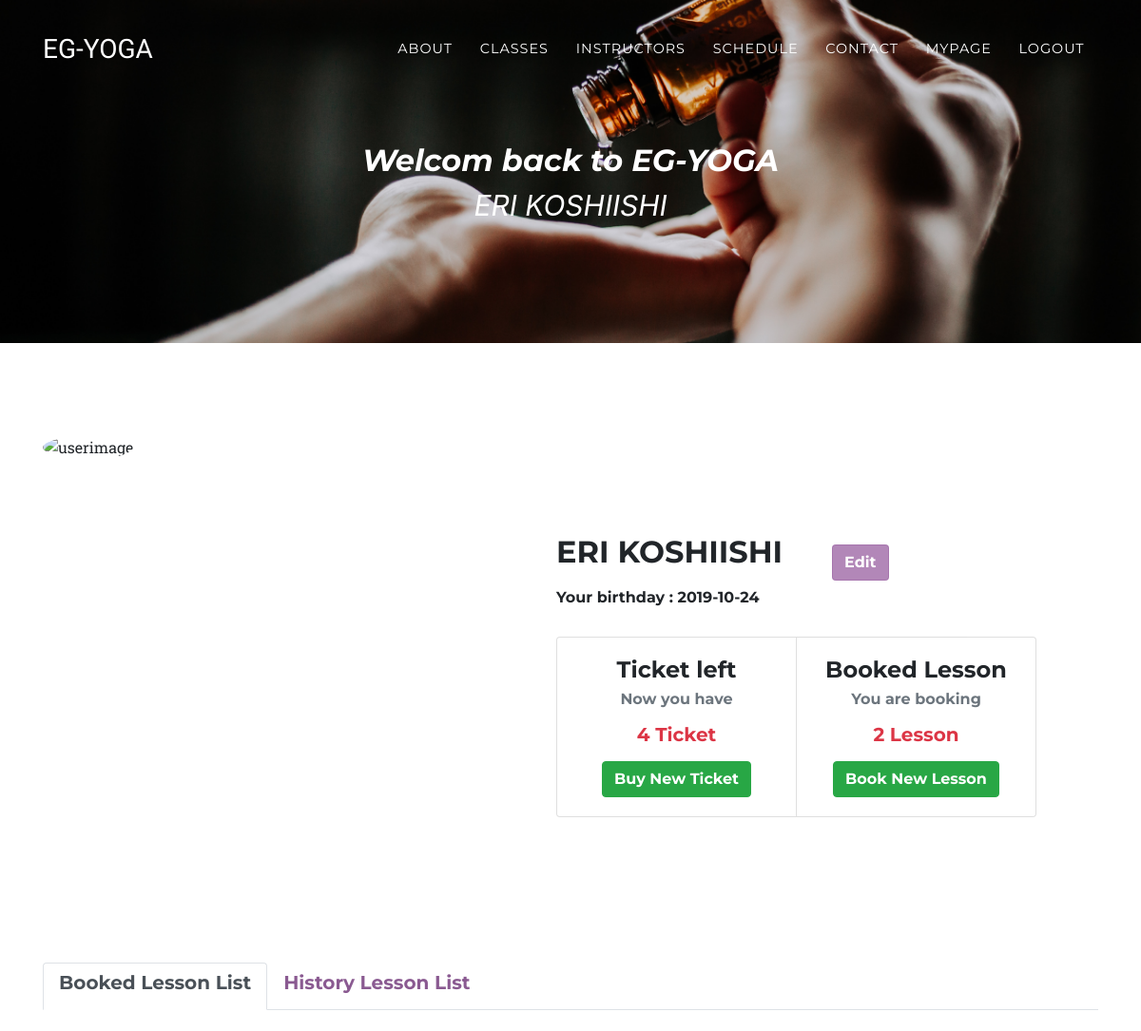
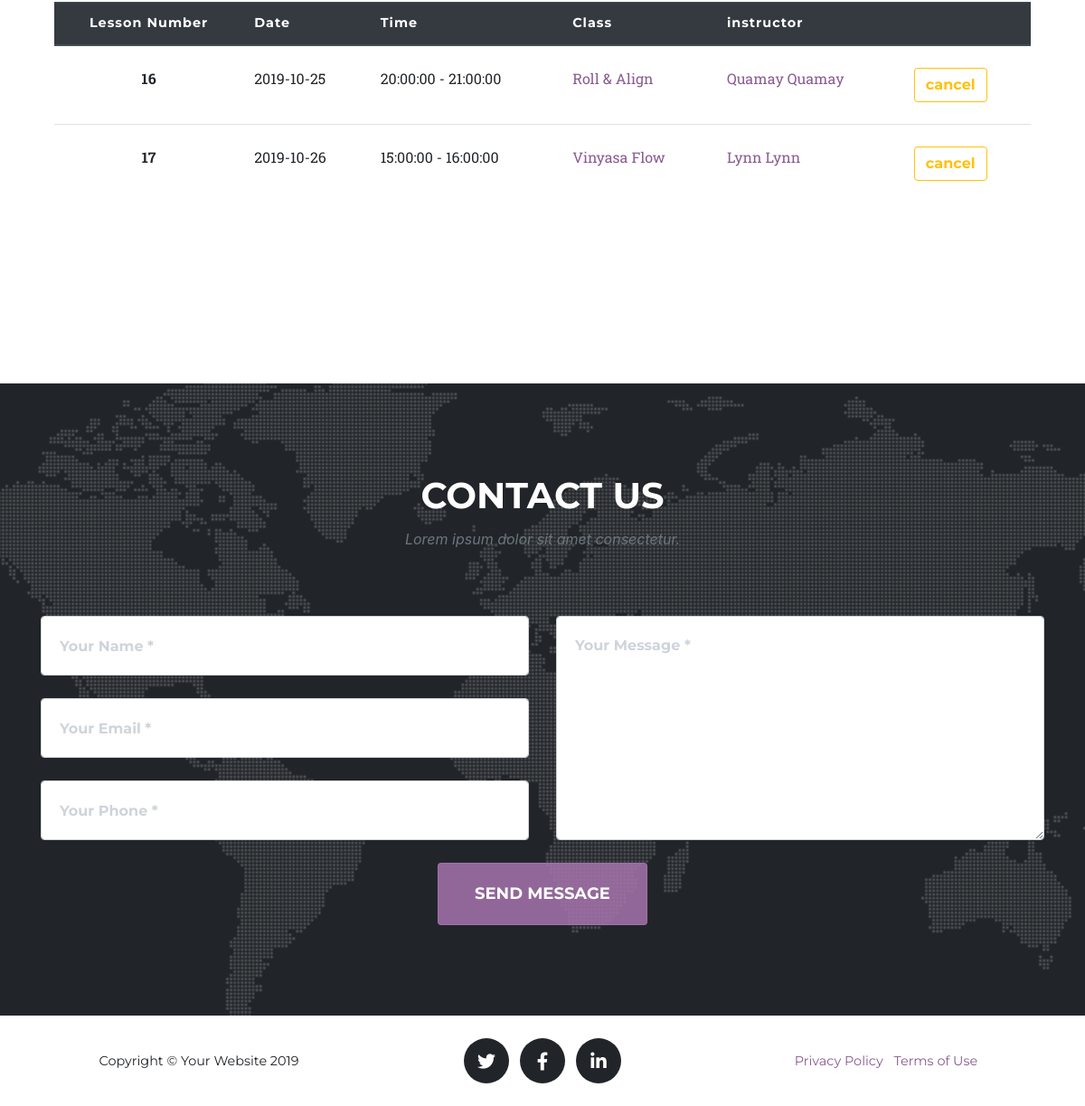
Screenshot of /UI/profile.php (signed in) with the database file from the repository (2 pictures, top to bottom).
### tables this page shows
CREATE TABLE `user` (
  `userid` int(11) NOT NULL,
  `firstname` varchar(30) NOT NULL,
  `lastname` varchar(30) NOT NULL,
  `gender` varchar(10) DEFAULT NULL,
  `birthday` date NOT NULL,
  `loginid` int(11) NOT NULL
);

CREATE TABLE `userSchedule` (
  `us_id` int(11) NOT NULL,
  `loginid` int(11) NOT NULL,
  `schedule_id` int(11) NOT NULL,
  `booked_Ldate` timestamp NOT NULL DEFAULT CURRENT_TIMESTAMP ON UPDATE CURRENT_TIMESTAMP,
  `us_status` varchar(10) NOT NULL DEFAULT 'booked'
);

CREATE TABLE `schedule` (
  `schedule_id` int(11) NOT NULL,
  `class_id` int(11) NOT NULL,
  `instructor_id` int(11) NOT NULL,
  `lesson_date` date NOT NULL,
  `start_time` time NOT NULL,
  `end_time` time NOT NULL,
  `participants` int(11) NOT NULL DEFAULT '0',
  `status` varchar(10) NOT NULL DEFAULT 'waiting'
);

CREATE TABLE `classes` (
  `class_id` int(11) NOT NULL,
  `class_type` varchar(30) NOT NULL,
  `class_detail` text NOT NULL,
  `class_level` varchar(10) DEFAULT NULL
);

CREATE TABLE `instructor` (
  `instructor_id` int(11) NOT NULL,
  `instructor_Fname` varchar(30) NOT NULL,
  `instructor_Lname` varchar(30) NOT NULL,
  `instructor_detail` text NOT NULL,
  `picture` varchar(100) DEFAULT NULL
);

### classes/Database.php (called while the page is built, shortened)
<?php
    class Database {
        private $servername = "localhost";
        private $username = "root";
        private $password = "root";
        private $database = "egYoga";
        public function __construct(){
            $this->conn = new mysqli($this->servername, $this->username, $this->password, $this->database);
            return $this->conn;
        }
    }
?>

### classes/User.php (called while the page is built, shortened)
<?php
    require_once 'Database.php';
    class User extends Database {
        public function userInfomation($loginid){
            $sql = "SELECT * FROM user WHERE loginid = '$loginid'";
            $result = $this->conn->query($sql);
            if($result->num_rows > 0){
                $row = $result->fetch_assoc();
            }else {
                die("Error 01".$this->conn->error);
            }
            return $row;
        }
        public function leftTicket($loginid){
            $sql = "SELECT * FROM userTicket INNER JOIN ticket ON userTicket.ticket_id = ticket.ticket_id WHERE loginid = '$loginid'";
            $result = $this->conn->query($sql);
            if($result->num_rows > 0){
                $totalTicket = 0;
                while($row = $result->fetch_assoc()){
                    $totalTicket += $row["ticket_amount"];
                }
                return $totalTicket;
            }else{
                return 0;
            }
        }
        public function bookedLeeson($loginid){
            $sql = "SELECT COUNT(*) AS lessonCount FROM userSchedule INNER JOIN schedule ON userSchedule.schedule_id = schedule.schedule_id
                    WHERE userSchedule.loginid = '$loginid' AND schedule.lesson_date >= CURDATE() AND schedule.status not in ('done') ORDER BY schedule.lesson_date ASC";
            $result = $this->conn->query($sql);
            if($result->num_rows == 1){
                $row = $result->fetch_assoc();
                return $row["lessonCount"];
            }else{
                die("Error".$this->conn->error);
            }
        }
        public function bookedList($loginid){
            $sql = "SELECT * FROM userSchedule INNER JOIN schedule ON userSchedule.schedule_id = schedule.schedule_id
                                                INNER JOIN classes ON schedule.class_id = classes.class_id
                                                INNER JOIN instructor ON schedule.instructor_id = instructor.instructor_id
                                                WHERE userSchedule.loginid = '$loginid' AND schedule.lesson_date >= CURDATE() AND schedule.status not in ('done') ORDER BY schedule.lesson_date ASC";
            $result = $this->conn->query($sql);
            if($result == TRUE){
                $rows = array();
                while($row = $result->fetch_assoc()){
                    $rows[] = $row;
                }
            }else{
                die("Error".$this->conn->error);
            }
            return $rows;
        }
    }
?>

### UI/profile.php (the view, shortened to what this page needs)
<?php
    require_once '../classes/User.php';
    $loginid = $_SESSION["loginid"];
    $user = new User;
    $leftTicket = $user->leftTicket($loginid);
    $booked = $user->bookedLeeson($loginid);
    $bookedlist = $user->bookedList($loginid);
?>
<?php require_once 'userTop.php' ?>
    <div class="container pt-5">
        <div class="row my-5">
            <div class="col-md-5">
                <img src="../img/about/aboutimg.jpg" alt="userimage" class="w-100 profile">
            </div>
            <div class="col-md-7 profile-right">
                <h2 class="d-inline text-uppercase"><?php echo $row["firstname"]." ".$row["lastname"] ?></h2>
                <a href="editUserInfo.php" class="btn btn-primary mt-2 ml-5 mr-4">Edit</a><br>
                <div class="row">
                    <h6 class="col-md-9 mt-2">Your birthday : <span><?php echo $row["birthday"] ?></span></h6>
                </div>
                <div class="card-group text-center mt-4">
                    <div class="card">
                        <div class="card-body">
                            <h4 class="card-title">Ticket left</h4>
                            <h6 class="card-subtitle mb-2 text-muted">Now you have</h6>
                            <h5 class="card-text my-3 text-danger"><?php echo $leftTicket ?> Ticket</h5>
                            <a href="../index.php#ticket" class="btn btn-success">Buy New Ticket</a>
                        </div>
                    </div>
                    <div class="card">
                        <div class="card-body">
                            <h4 class="card-title">Booked Lesson</h4>
                            <h6 class="card-subtitle mb-2 text-muted">You are booking</h6>
                            <h5 class="card-text my-3 text-danger"><?php echo $booked ?> Lesson</h5>
                            <a href="../index.php#schedule" class="btn btn-success">Book New Lesson</a>
                        </div>
                    </div>
                </div>
            </div>
        </div>
    </div>
    <div class="container mx-auto us_lesson_list">
        <div class="mb-4">
            <ul class="nav nav-tabs" id="myTab" role="tablist">
                <li class="nav-item">
                    <a class="nav-link active" id="booked-tab" data-toggle="tab" href="#booked" role="tab" aria-controls="booked" aria-selected="true"><h5>Booked Lesson List</h5></a>
                </li>
                <li class="nav-item">
                    <a class="nav-link" id="result-tab" data-toggle="tab" href="#result" role="tab" aria-controls="result" aria-selected="false"><h5>History Lesson List</h5></a>
                </li>
            </ul>
        </div>
        <div class="tab-content" id="myTabContent">
            <div class="container tab-pane fade show active" id="booked" role="tabpanel" aria-labelledby="booked-tab">
                <table class="table">
                    <thead class="thead-dark th_font">
                        <tr>
                            <th class="text-center">Lesson Number</th>
                            <th>Date</th>
                            <th>Time</th>
                            <th>Class</th>
                            <th>instructor</th>
                            <th></th>
                        </tr>
                    </thead>
                    <tbody>
                        <?php foreach($bookedlist as $row):
                            $scheduleID = $row["schedule_id"];
                        ?>
                        <tr>
                            <th class="text-center py-4"><?php echo $scheduleID ?></th>
                            <td class="py-4"><?php echo $row["lesson_date"] ?></td>
                            <td class="py-4"><?php echo $row["start_time"]." - ".$row["end_time"] ?></td>
                            <td class="py-4"><a href=""><?php echo $row["class_type"] ?></a></td>
                            <td class="py-4"><a href=""><?php echo $row["instructor_Fname"]." ".$row["instructor_Fname"] ?></a></td>
                            <td class="py-4"><?php echo "<a href='../userAction.php?actionType=cancel&scheduleID=$scheduleID&loginid=$loginid' class='btn btn-outline-warning'>cancel</a>" ?></td>
                        </tr>
                        <?php endforeach ?>
                    </tbody>
                </table>
            </div>
        </div>
    </div>
    <?php require_once 'contactUs.php' ?>
    <?php require_once 'footer.php' ?>
</body>
</html>

### UI/userTop.php (shortened to what this page needs)
<?php
    require_once '../classes/User.php';
    $loginid = $_SESSION["loginid"];
    $user = new User;
    $row = $user->userInfomation($loginid);
?>
<!DOCTYPE html>
<html lang="en">
<head>
    <link href="../vendor/bootstrap/css/bootstrap.min.css" rel="stylesheet">
    <link href="../vendor/fontawesome-free/css/all.min.css" rel="stylesheet" type="text/css">
    <link href="../css/agency.css" rel="stylesheet">
</head>
<body id="page-top">
    <nav class="navbar navbar-expand-lg navbar-dark fixed-top" id="mainNav">
        <div class="container">
            <a class="navbar-brand js-scroll-trigger" href="../index.php#page-top">EG-YOGA</a>
            <div class="collapse navbar-collapse" id="navbarResponsive">
                <ul class="navbar-nav text-uppercase ml-auto">
                    <li class="nav-item">
                        <a class="nav-link js-scroll-trigger" href="../index.php#about">About</a>
                    </li>
                    <li class="nav-item">
                        <a class="nav-link js-scroll-trigger" href="../index.php#classes">Classes</a>
                    </li>
                    <li class="nav-item">
                        <a class="nav-link js-scroll-trigger" href="../index.php#portfolio">instructors</a>
                    </li>
                    <li class="nav-item">
                        <a class="nav-link js-scroll-trigger" href="../index.php#schedule">Schedule</a>
                    </li>
                    <li class="nav-item">
                        <a class="nav-link js-scroll-trigger" href="../index.php#contact">Contact</a>
                    </li>
                    <li class="nav-item">
                        <a class="nav-link js-scroll-trigger" href="profile.php">MyPage</a>
                    </li>
                    <li class="nav-item">
                        <a class="nav-link js-scroll-trigger" href="logout.php">Logout</a>
                    </li>
                </ul>
            </div>
        </div>
    </nav>
    <header class="profile-top">
        <div class="container">
            <div class="intro-text">
                <div class="intro-lead-in">
                    <h2 class="">Welcom back to EG-YOGA</h2>
                    <span class="text-uppercase"><?php echo $row["firstname"]." ".$row["lastname"] ?></span>
                </div>
            </div>
        </div>
    </header>

### UI/contactUs.php (shortened to what this page needs)
<section class="page-section" id="contact">
    <div class="container">
      <div class="row">
        <div class="col-lg-12 text-center">
          <h2 class="section-heading text-uppercase">Contact Us</h2>
          <h3 class="section-subheading text-muted">Lorem ipsum dolor sit amet consectetur.</h3>
        </div>
      </div>
      <div class="row">
        <div class="col-lg-12">
          <form id="contactForm" name="sentMessage" novalidate="novalidate">
            <div class="row">
              <div class="col-md-6">
                <div class="form-group">
                  <input class="form-control" id="name" type="text" placeholder="Your Name *" required="required" data-validation-required-message="Please enter your name.">
                </div>
                <div class="form-group">
                  <input class="form-control" id="email" type="email" placeholder="Your Email *" required="required" data-validation-required-message="Please enter your email address.">
                </div>
                <div class="form-group">
                  <input class="form-control" id="phone" type="tel" placeholder="Your Phone *" required="required" data-validation-required-message="Please enter your phone number.">
                </div>
              </div>
              <div class="col-md-6">
                <div class="form-group">
                  <textarea class="form-control" id="message" placeholder="Your Message *" required="required" data-validation-required-message="Please enter a message."></textarea>
                </div>
              </div>
              <div class="col-lg-12 text-center">
                <button id="sendMessageButton" class="btn btn-primary btn-xl text-uppercase" type="submit">Send Message</button>
              </div>
            </div>
          </form>
        </div>
      </div>
    </div>
  </section>

### UI/footer.php
<footer class="footer">
    <div class="container">
      <div class="row align-items-center">
        <div class="col-md-4">
          <span class="copyright">Copyright &copy; Your Website 2019</span>
        </div>
        <div class="col-md-4">
          <ul class="list-inline social-buttons">
            <li class="list-inline-item">
              <a href="#">
                <i class="fab fa-twitter"></i>
              </a>
            </li>
            <li class="list-inline-item">
              <a href="#">
                <i class="fab fa-facebook-f"></i>
              </a>
            </li>
            <li class="list-inline-item">
              <a href="#">
                <i class="fab fa-linkedin-in"></i>
              </a>
            </li>
          </ul>
        </div>
        <div class="col-md-4">
          <ul class="list-inline quicklinks">
            <li class="list-inline-item">
              <a href="#">Privacy Policy</a>
            </li>
            <li class="list-inline-item">
              <a href="#">Terms of Use</a>
            </li>
          </ul>
        </div>
      </div>
    </div>
  </footer>

### rows the page displays
user: firstname "ERI", lastname "KOSHIISHI", birthday "2019-10-24"
userschedule: schedule.schedule_id "16", schedule.lesson_date "2019-10-25", schedule.start_time "20:00:00", schedule.end_time "21:00:00", classes.class_type "Roll & Align", instructor.instructor_Fname "Quamay"
userschedule: schedule.schedule_id "17", schedule.lesson_date "2019-10-26", schedule.start_time "15:00:00", schedule.end_time "16:00:00", classes.class_type "Vinyasa Flow", instructor.instructor_Fname "Lynn"

### other values shown
$leftTicket "4"
$booked "2"
